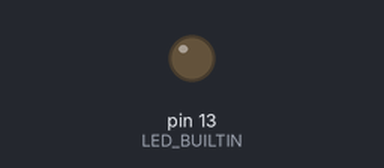
Recording of a sketch running on a simulated Arduino Leonardo, built with avr-gcc and run on an emulated ATmega32U4. Parts: output pins drawn as LEDs (lit = HIGH). USB keyboard and mouse output is not drawn.

Above: at 7.5 s.
At 15.05 s:
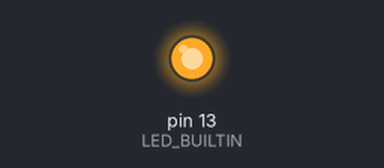
Timing chart, 0 to 19.6 s (numbered marks = the images above):
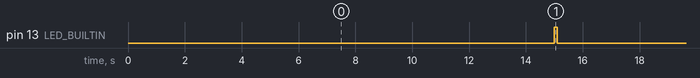

The sketch:

mouse-jiggle-arduino.ino
```cpp
#include <Mouse.h>

/*
 *  NAME: Arduino Mouse Jiggler
 *  DESC: Keep your computer awake and unlocked by jiggling the mouse
 *  VERSION: 1.0
 *  DATE: 2021-12-24
 *  AUTHOR: cloudranger.ch
 */

// Max delay that can be used in delay() is 16383 - 16 seconds

int sleep = 15000; // Sleep time between mouse jiggles
int led_lit = 100; // Keep the led lit for this many milliseconds

void setup()
{
  // initialize digital pin LED_BUILTIN as an output.
  pinMode(LED_BUILTIN, OUTPUT);
  Mouse.begin();
}

void loop()
{
  delay(sleep);
  digitalWrite(LED_BUILTIN, HIGH);   // turn the LED on
  Mouse.move(0, 1, 0);
  Mouse.move(0,-1, 0);
  delay(led_lit);
  digitalWrite(LED_BUILTIN, LOW);   // turn the LED off
}
```

Measured:
- by itself, pin 13 (LED_BUILTIN): alternates HIGH for 0.10 s and LOW for 15.0 s
